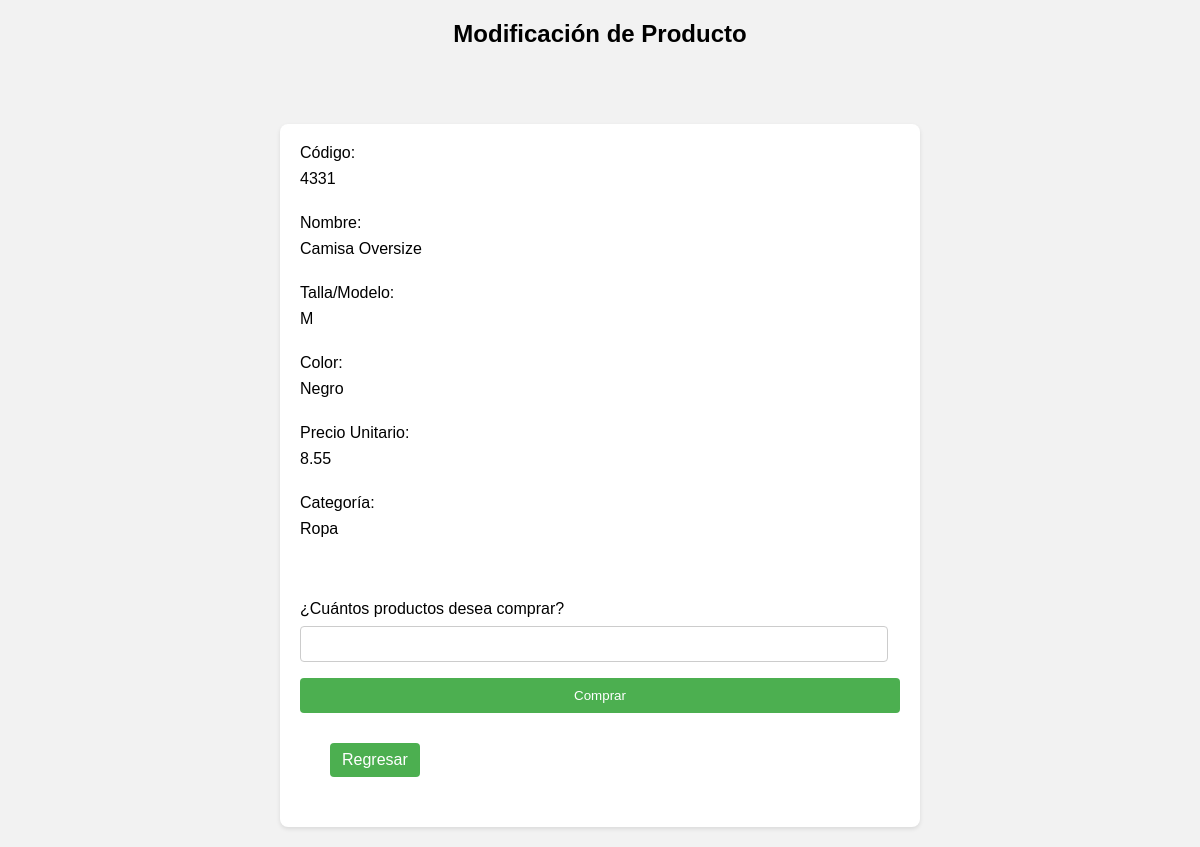
/venta.php?id=1, run on the app's committed database.
### tables this page shows
CREATE TABLE `inventario` (
  `id` int(8) NOT NULL,
  `codigo` int(4) NOT NULL,
  `nombre` varchar(50) NOT NULL,
  `talla_modelo` varchar(15) NOT NULL,
  `color` varchar(15) NOT NULL,
  `precio_unitario` double NOT NULL,
  `cantidad` int(8) NOT NULL,
  `categoria` varchar(20) NOT NULL
);

### bd/bd.php (called while the page is built, shortened)
<?php
class ConexionaBD{
    private $server;
    private $usuario;
    private $password;
    private $db;
    public function __construct($server, $usuario, $password, $db){
        $this->server = $server;
        $this->usuario = $usuario;
        $this->password = $password;
        $this->db = $db;
    }
    public function conectar(){
        $this->conexion = new mysqli($this->server, $this->usuario, $this->password, $this->db);
    }
}
$conexion = new ConexionaBD('localhost', 'root', '', 'tienda');
?>

### conexion.php (called while the page is built, shortened)
<?php
include_once('bd/bd.php');
class registrar{
    public $conexion;
    public function __construct($conexion){
        $this->conexion = $conexion;
    }
    public function selectupdate($id){
        $consultaSelect = "SELECT * FROM inventario WHERE id=$id";
        $ejecutar_consulta = $this->conexion->conexion->query($consultaSelect);
        return $ejecutar_consulta->fetch_all(MYSQLI_ASSOC);
    }
}
$gestion = new registrar($conexion);
?>

### venta.php (the view, shortened to what this page needs)
<?php
include_once('conexion.php');
$id = isset($_GET['id']) ? $_GET['id'] : "";
$registros = $gestion->selectupdate($id);
foreach ($registros as $filas) {
?>
<!DOCTYPE html>
<html lang="en">
<head>
    <link rel="stylesheet" href="css/style3.css">
</head>
<body>
    <h2>Modificación de Producto</h2>
    <br><br>
    <form action="conexion.php" method="post">
        <label for="">Código:</label>
        <label><?php echo $filas['codigo']; ?></label><br>
        <label for="">Nombre:</label>
        <label><?php echo $filas['nombre']; ?></label> <br>
        <label for="">Talla/Modelo:</label>
        <label><?php echo $filas['talla_modelo']; ?></label> <br>
        <label for="">Color:</label>
        <label><?php echo $filas['color']; ?></label> <br>
        <label for="">Precio Unitario:</label>
        <label><?php echo $filas['precio_unitario']; ?></label> <br>
        <label for="">Categoría:</label>
        <label><?php echo $filas['categoria']; ?></label> <br>
        <br><br>
        <label for="">¿Cuántos productos desea comprar?</label>
        <input type="number" name="compra" id="compra">
        <input type="submit" value="Comprar">
        <a href="index.php" class='btn'>Regresar</a>
    </form>
</body>
</html>
<?php
}
?>

### css/style3.css (style rules this page uses)
body { font-family: Arial, sans-serif; margin: 0; padding: 0; background-color: #f2f2f2; }
h2 { text-align: center; }
form { width: 50%; margin: 20px auto; background-color: #fff; padding: 20px; border-radius: 8px; box-shadow: 0 2px 4px rgba(0, 0, 0, 0.1); }
label { display: block; margin-bottom: 8px; }
label, input[type="number"] { font-size: 16px; }
input[type="text"], input[type="number"] { width: calc(100% - 12px); padding: 8px; margin-bottom: 16px; border: 1px solid #ccc; border-radius: 4px; box-sizing: border-box; }
input[type="submit"] { width: 100%; padding: 10px; border: none; background-color: #4CAF50; color: #fff; border-radius: 4px; cursor: pointer; }
.btn { display: inline-block; padding: 8px 12px; margin: 30px; text-decoration: none; color: #fff; background-color: #4CAF50; border: none; border-radius: 4px; cursor: pointer; }

### data on the page
inventario: codigo "4331", nombre "Camisa Oversize", talla_modelo "M", color "Negro", precio_unitario "8.55", categoria "Ropa"
